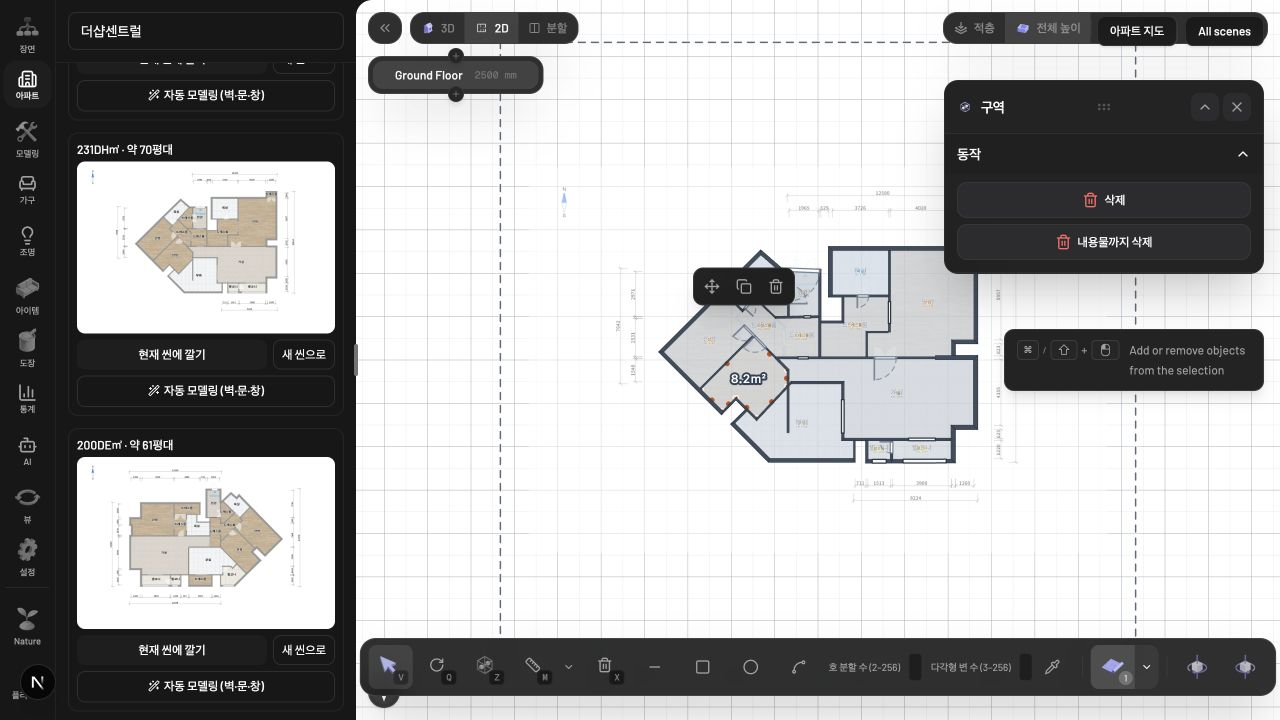
#> input picture .omo/evidence/openings-spaces/browser-bedroom-lower.jpg, 1280 x 720 px, given in place of ., which was not available
$ python vectorize-before.py .
#> lines starting #> are read from the running program, lines starting #| are printed output that depends on the picture; after the words box and inside, x2 and y2 are one past the last pixel; in counts of white or black regions, pixels touching at a corner belong together; pictures that were not available may be replaced by others from this repository, and a replacement may not be noted
#> in analyze, img is the input picture: shape (720, 1280, 3); mean B, G, R 171.1, 171, 171
#!/usr/bin/env python3
"""Kujiale-style apartment floorplan raster -> SVG/JSON vectorizer.

Extracts exterior/interior walls (centerline segments + thickness), windows,
doors (swing arcs), openings, and rooms (polygon + class + OCR label) from the
plan images served by apt.intm.kr, and writes a layered SVG plus a JSON sidecar
in millimeter coordinates for downstream modeling.

Usage:
    python3 vectorize.py samples/XXXX.jpg [-o out] [--debug] [--no-ocr]
"""

from __future__ import annotations

import argparse
import json
import math
import os
import subprocess
import sys
from dataclasses import dataclass, field

import cv2
import numpy as np

TOOL_DIR = os.path.dirname(os.path.abspath(__file__))

# ---- measured constants (probed from the dataset; wall gray V=153+-3) ----
WALL_CHROMA_MAX = 14
WALL_V_MIN, WALL_V_MAX = 118, 196
PAPER_V_MIN, PAPER_CHROMA_MAX = 249, 8
THIN_CHROMA_MAX, THIN_V_MIN, THIN_V_MAX = 24, 95, 218
DARK_LINE_V_MAX = 135

# Analysis runs on a nearest-neighbor UPscaled copy of the source image.
# Nearest keeps the threshold masks bit-identical in value while making the
# fixed 3x3-open / 5x5-close wall morphology HALF as aggressive relative to
# the drawing, so adjacent walls and openings separated by 1-2 source px no
# longer fuse; the skeleton also gains sub-source-pixel centerline accuracy.
# Every pixel-unit threshold below is expressed via UP so behavior is
# calibrated at source scale.
UP = 2

# Thin interior walls can measure below the old 4 px source floor after
# antialiasing. Keep them only when their run is long enough to be structural.
MIN_WALL_THICKNESS = 4 * UP
MIN_THIN_WALL_THICKNESS = 2.5 * UP
MIN_THIN_SEG_LEN = 35 * UP
MIN_SEG_LEN = 7 * UP
GAP_MIN, GAP_MAX = 9 * UP, 520 * UP
ARC_R_MIN, ARC_R_MAX = 13 * UP, 85 * UP
MIN_ROOM_AREA_PX = 260 * UP * UP

ROOM_WORDS = {
    'bedroom': ['안방', '침실', '방'],
    'living': ['거실'],
    'kitchen': ['부엌', '주방'],
    'bath': ['욕실', '화장실', '파우더룸'],
    'balcony': ['발코니', '베란다', '테라스'],
    'entrance': ['현관'],
    'dress': ['드레스룸', '드레스'],
    'storage': ['창고', '팬트리'],
    'utility': ['다용도실', '다용도', '세탁실', '실외기실', '실외기', '보일러실', '덕트'],
    'study': ['서재', '알파룸', '알파'],
    'hall': ['복도', '홀'],
    'shelter': ['대피공간', '대피', '피난'],
    'elevator': ['엘리베이터', '승강기', '계단'],
}
CLASS_FILL = {
    'bedroom': '#d9b38c', 'living': '#d8d2c8', 'kitchen': '#e3e0da',
    'bath': '#eef1f3', 'balcony': '#efe8d5', 'entrance': '#e6e0d6',
    'dress': '#d9c8ae', 'storage': '#dfd8cb', 'utility': '#e4e2dd',
    'study': '#d9b38c', 'hall': '#d8d2c8', 'shelter': '#e0e6e8',
    'elevator': '#d8dade', 'room': '#ddd6ca',
}


# --------------------------------------------------------------------------
# raster analysis
# --------------------------------------------------------------------------

def build_masks(img):
    b, g, r = (img[:, :, i].astype(np.int16) for i in range(3))
    chroma = np.maximum(np.maximum(abs(r - g), abs(g - b)), abs(r - b)).astype(np.uint8)
    v = img.max(axis=2)

    wall_raw = ((chroma < WALL_CHROMA_MAX) & (v > WALL_V_MIN) & (v < WALL_V_MAX)).astype(np.uint8)
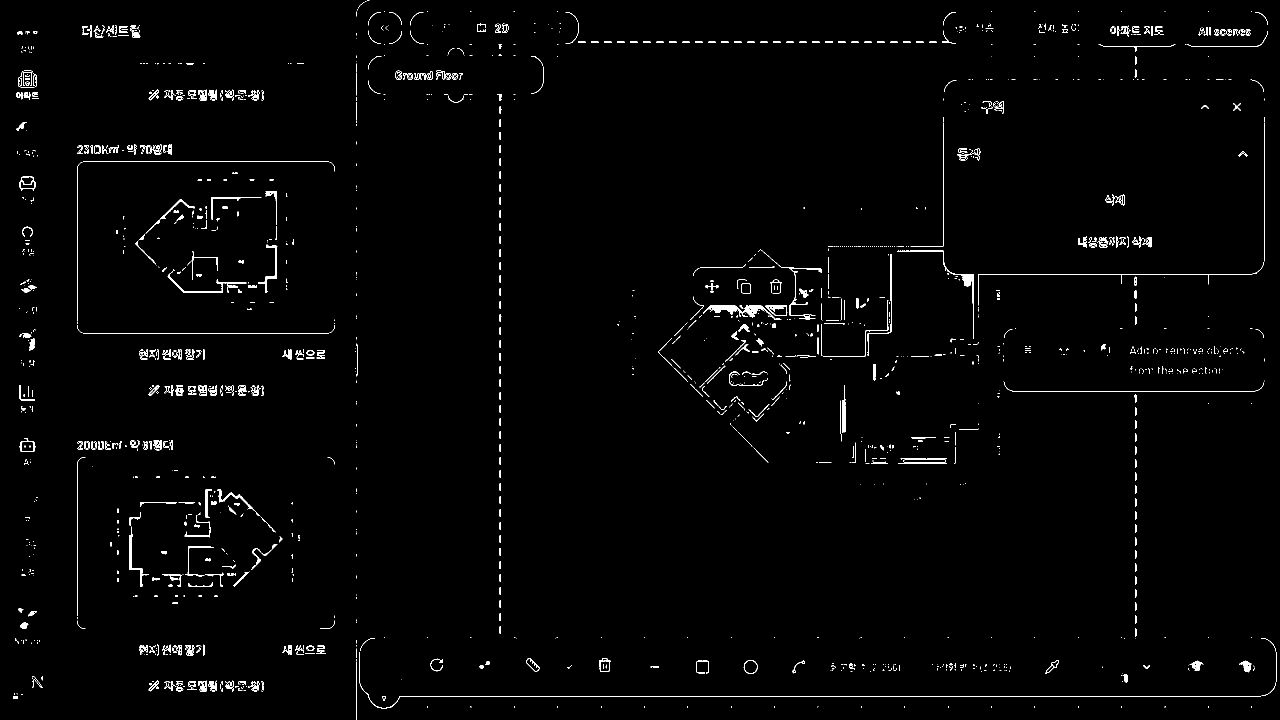
#> wall_raw: shape (1440, 2560) (shown at 1/2 size); values 0 (black) and 1 (white), 1.5% white in thin lines or dots
    k3 = cv2.getStructuringElement(cv2.MORPH_ELLIPSE, (3, 3))
    k5 = cv2.getStructuringElement(cv2.MORPH_ELLIPSE, (5, 5))
    k_open = cv2.getStructuringElement(cv2.MORPH_ELLIPSE, (2 * UP + 1, 2 * UP + 1))
    # open at source-equivalent radius 1: linear upscaling widens 1-source-px
    # antialiased edges (door-sill borders!) to 2 analysis px, and a smaller
    # open would keep them as phantom wall bridging every doorway gap. The
    # CLOSE stays at 5x5 on purpose — half its source-relative reach, so
    # items separated by 1-2 source px no longer fuse (the point of UP).
    wall = cv2.morphologyEx(wall_raw, cv2.MORPH_OPEN, k_open)
#> wall: shape (1440, 2560); values 0 (black) and 1 (white), 0.19% white; 114 white regions (17 under 20 px), largest, box (x1, y1, x2, y2) and area: (1417, 611, 1476, 629) 597, (1490, 611, 1528, 635) 477, (1925, 548, 1948, 573) 418
    nw, lw, sw, _ = cv2.connectedComponentsWithStats(wall, 8)
#> lw: shape (1440, 2560) int32; 115 distinct labels, from 0 to 114
#> nw = 115; sw = 115 rows, first 6: [0, 0, 2560, 1440, 3679214], [35, 63, 10, 6, 46], [268, 67, 8, 8, 47], [419, 180, 9, 13, 79], [38, 187, 8, 6, 35], [400, 189, 14, 12, 101]
    small = np.nonzero(sw[1:, cv2.CC_STAT_AREA] < 60 * UP * UP)[0] + 1
#> small = 111 values from 1 to 114
    if len(small):
        wall[np.isin(lw, small)] = 0
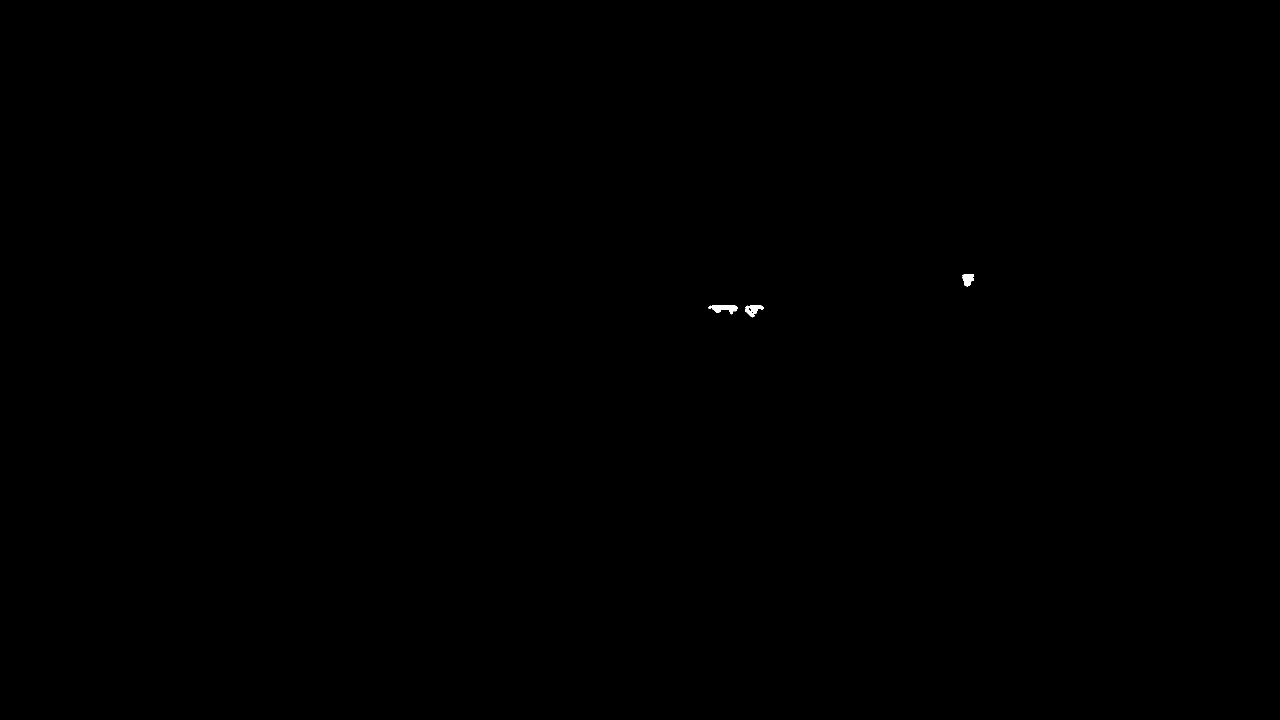
#> wall: shape (1440, 2560) (shown at 1/2 size); values 0 (black) and 1 (white), 0.04% white; 3 white regions, box (x1, y1, x2, y2) and area: (1417, 611, 1476, 629) 597, (1490, 611, 1528, 635) 477, (1925, 548, 1948, 573) 418
    wall = cv2.morphologyEx(wall, cv2.MORPH_CLOSE, k5)
#> wall: shape (1440, 2560); values 0 (black) and 1 (white), 0.04% white; 3 white regions, box (x1, y1, x2, y2) and area: (1417, 611, 1476, 629) 610, (1490, 611, 1528, 635) 514, (1925, 548, 1948, 573) 431
    # fill small ENCLOSED holes (wood-grain texture, grout specks inside a
    # wall body): the half-reach close above no longer bridges them and the
    # wall splits into two shells with garbage thickness. A slit between two
    # separate walls opens into a room, so it is part of a large background
    # component and stays — hole filling keeps the separation the upscale won
    inv = (wall == 0).astype(np.uint8)
    nh, lh, sh, _ = cv2.connectedComponentsWithStats(inv, 4)
#> nh = 2; sh = [[1417, 548, 531, 87, 1555], [0, 0, 2560, 1440, 3684845]]
    hole = np.nonzero(sh[1:, cv2.CC_STAT_AREA] < 60 * UP * UP)[0] + 1
#> hole = empty array
    if len(hole):
        wall[np.isin(lh, hole)] = 1

    paper = ((v >= PAPER_V_MIN) & (chroma < PAPER_CHROMA_MAX)).astype(np.uint8)
#> paper: shape (1440, 2560); values 0 (black) and 1 (white), 44.5% white; 798 white regions (390 under 20 px), largest, box (x1, y1, x2, y2) and area: (155, 325, 669, 665) 123340, (155, 915, 669, 1257) 122672, (1290, 634, 1375, 806) 10587

    # outside = white area flood-reachable from the border. Thin symbol lines
    # (window borders) survive as barriers because JPEG halos widen them.
    outside = np.zeros_like(paper)
    ff = paper.copy()
    h, w = ff.shape
    mask = np.zeros((h + 2, w + 2), np.uint8)
    for seed in [(0, 0), (w - 1, 0), (0, h - 1), (w - 1, h - 1), (w // 2, 0), (w // 2, h - 1), (0, h // 2), (w - 1, h // 2)]:
        if ff[seed[1], seed[0]]:
            cv2.floodFill(ff, mask, seed, 2)
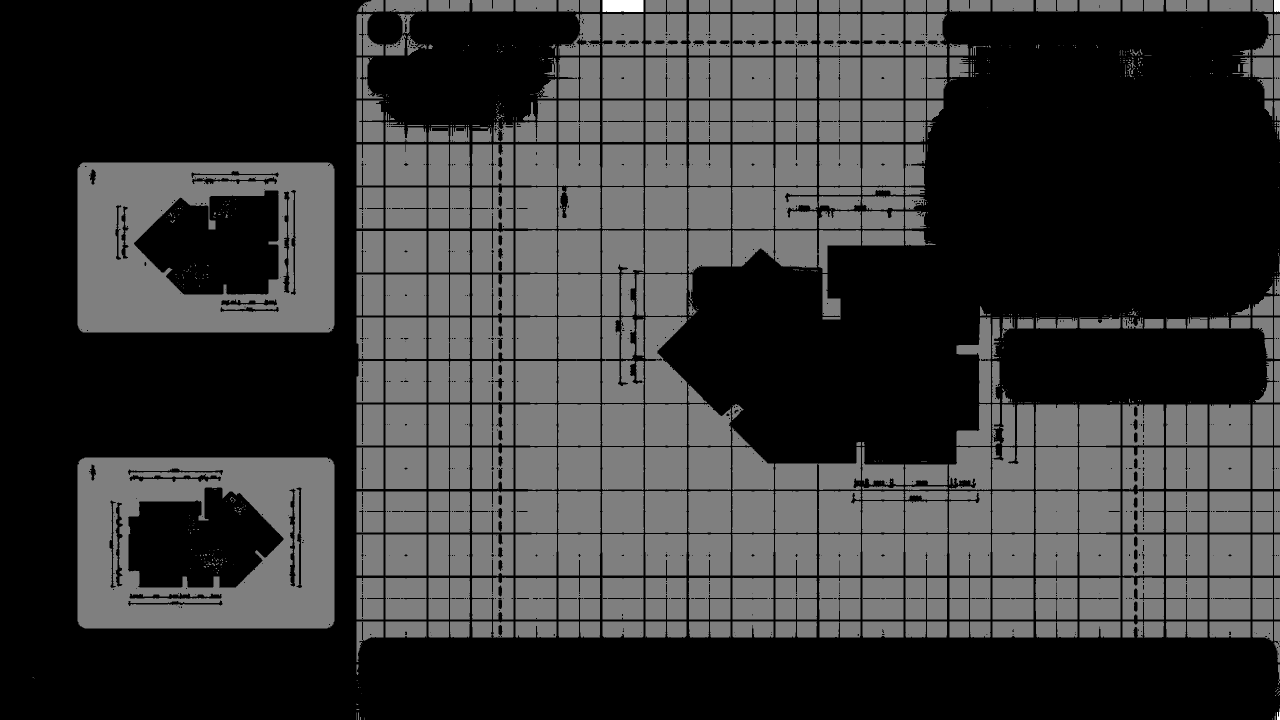
#> ff: shape (1440, 2560) (shown at 1/2 size); min 0, max 2, mean 0.446; drawn with min black and max white
    outside = (ff == 2).astype(np.uint8)
#> outside: shape (1440, 2560); values 0 (black) and 1 (white), 0.06% white; 3 white regions, box (x1, y1, x2, y2) and area: (1205, 0, 1287, 24) 1960, (2548, 0, 2560, 24) 283, (2554, 1417, 2560, 1440) 85

    inside_raw = ((outside == 0)).astype(np.uint8)
    inside_raw = cv2.morphologyEx(inside_raw, cv2.MORPH_OPEN,
                                  cv2.getStructuringElement(cv2.MORPH_RECT, (3, 3)))
#> inside_raw: shape (1440, 2560); values 0 (black) and 1 (white), 99.9% white; 3 black regions, box (x1, y1, x2, y2) and area: (1205, 0, 1287, 24) 1962, (2548, 0, 2560, 24) 287, (2554, 1417, 2560, 1440) 103
    n, lab, stats, _ = cv2.connectedComponentsWithStats(inside_raw, 8)
#> n = 2; stats = [[1205, 0, 1355, 1440, 2352], [0, 0, 2560, 1440, 3684048]]
    if n > 1:
        big = 1 + int(np.argmax(stats[1:, cv2.CC_STAT_AREA]))
#> big = 1
        sil = (lab == big).astype(np.uint8)
    else:
        sil = inside_raw
    # fill internal holes
    ff2 = sil.copy()
    mask2 = np.zeros((h + 2, w + 2), np.uint8)
    cv2.floodFill(ff2, mask2, (0, 0), 2)
    sil = ((ff2 != 2)).astype(np.uint8)

    wall &= sil
#> wall: shape (1440, 2560); every value is 0
    wall_dil = cv2.dilate(wall, k5)
    # door arcs can swing outside the unit (entrance) — search a halo around it
    halo = 45 * UP * 2 + 1
    near_sil = cv2.dilate(sil, cv2.getStructuringElement(cv2.MORPH_ELLIPSE, (halo, halo)))
#> near_sil: shape (1440, 2560); values 0 (black) and 1 (white), 1.2% white; 3 white regions, box (x1, y1, x2, y2) and area: (1115, 0, 1377, 114) 26290, (2458, 0, 2560, 114) 9788, (2464, 1327, 2560, 1440) 8735
    thin = ((chroma < THIN_CHROMA_MAX) & (v > THIN_V_MIN) & (v < THIN_V_MAX)
            & (wall_dil == 0)).astype(np.uint8) & near_sil
#> thin: shape (1440, 2560); values 0 (black) and 1 (white), 0.06% white; 22 white regions (8 under 20 px), largest, box (x1, y1, x2, y2) and area: (2470, 1328, 2553, 1440) 375, (2458, 23, 2537, 97) 348, (2466, 58, 2502, 72) 319
    dark = ((chroma < THIN_CHROMA_MAX + 6) & (v < DARK_LINE_V_MAX) & (wall_dil == 0)).astype(np.uint8) & sil
    white = ((v >= 238) & (chroma <= 14) & (wall_dil == 0)).astype(np.uint8) & sil

    # dark-thin-line mask independent of background level (arc strokes over
    # paper, tile, or wood): blackhat highlights lines darker than surroundings
    bh_k = 3 * UP * 2 + 1
    bh_img = cv2.morphologyEx(v.astype(np.uint8), cv2.MORPH_BLACKHAT,
                              cv2.getStructuringElement(cv2.MORPH_ELLIPSE, (bh_k, bh_k)))
    # >9, not >12: linear upscaling softens dark strokes and the blackhat
    # response of arc dashes drops ~25%; measured swing scores fell to
    # 0.42-0.47 against the 0.5 floor with the old threshold
    stroke = ((bh_img > 9) & (chroma < 40) & (wall_dil == 0)).astype(np.uint8) & near_sil
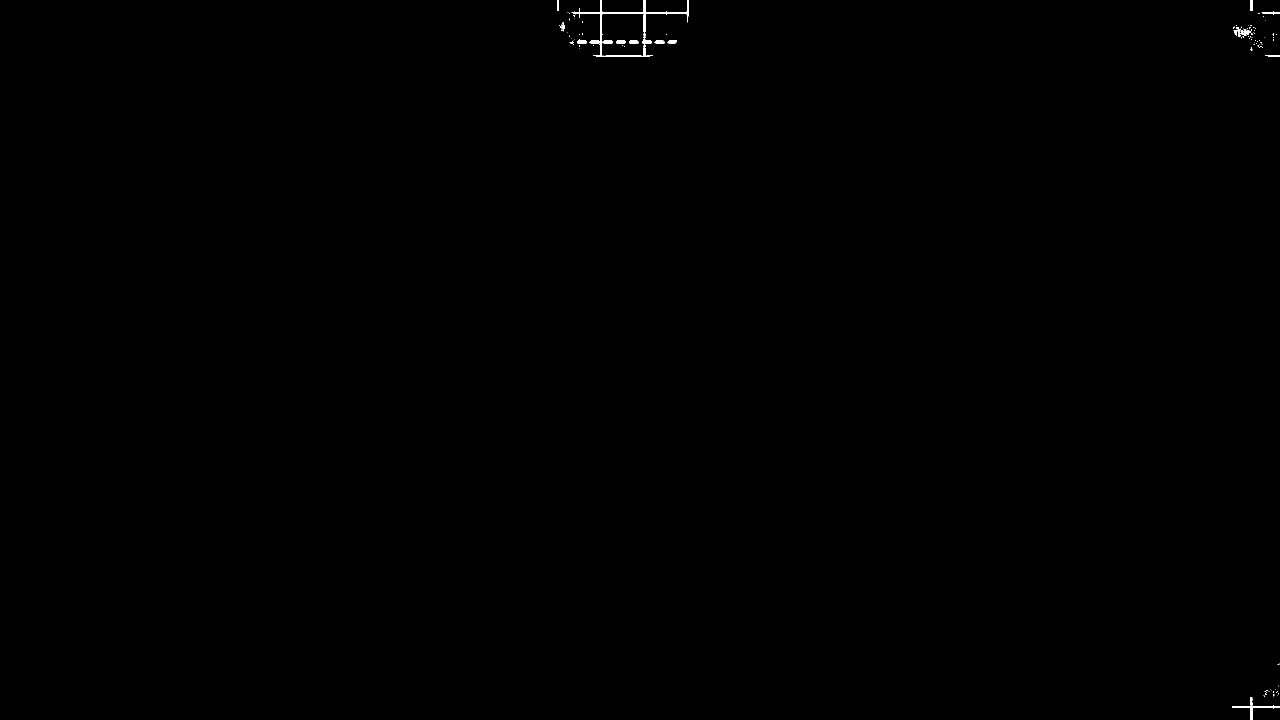
#> stroke: shape (1440, 2560) (shown at 1/2 size); values 0 (black) and 1 (white), 0.13% white; 98 white regions (80 under 20 px), largest, box (x1, y1, x2, y2) and area: (1143, 0, 1377, 114) 2308, (2464, 1394, 2560, 1440) 545, (2481, 58, 2502, 72) 163
    # erase long straight runs (grout grid, plank joints, dimension lines);
    # door arcs curve away and survive as short chunks
    straight = cv2.HoughLinesP(stroke * 255, 1, np.pi / 360, 30 * UP,
                               minLineLength=40 * UP, maxLineGap=4 * UP)
#> straight = 22 rows, first 6: [1135, 24, 1376, 24], [1143, 25, 1376, 25], [1139, 26, 1376, 26], [1138, 27, 1376, 27], [1140, 85, 1327, 82], [1139, 84, 1275, 82]
    if straight is not None:
        for x1, y1, x2, y2 in straight[:, 0]:
            cv2.line(stroke, (x1, y1), (x2, y2), 0, 3 * UP)
#> this loop made 22 passes
#> (the rest of the program and of its run is left out)
